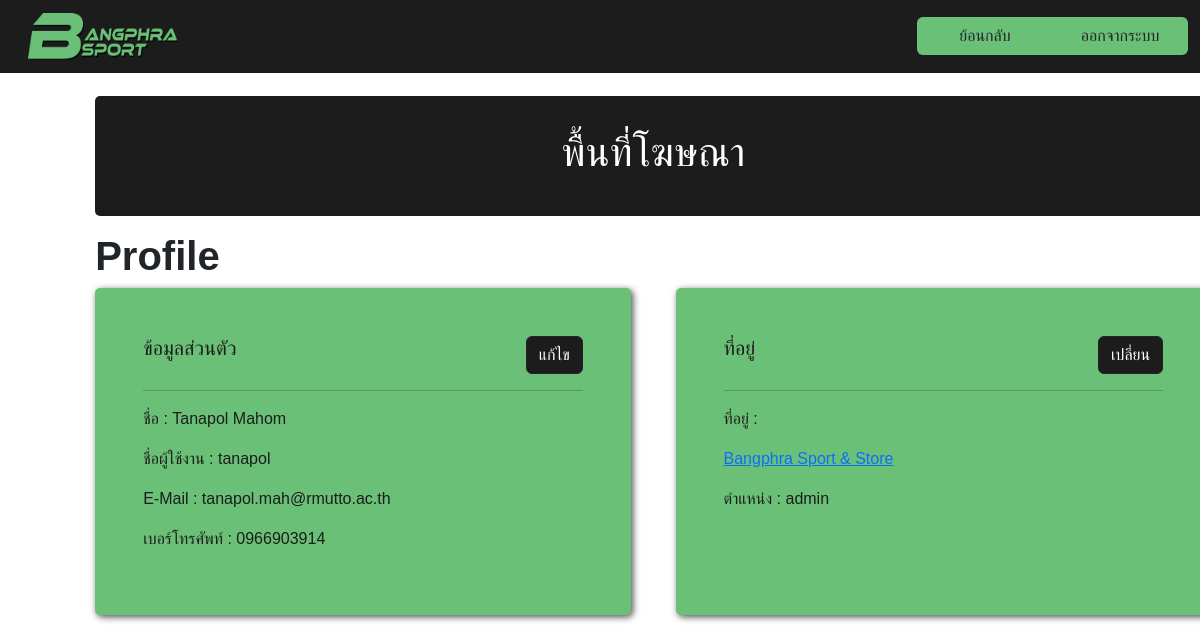
Screenshot of /profile-e.php (signed in) with the database file from the repository.
### tables this page shows
CREATE TABLE `employee` (
  `id_emp` int(11) NOT NULL,
  `username` varchar(24) DEFAULT NULL,
  `password` varchar(24) DEFAULT NULL,
  `name` varchar(50) DEFAULT NULL,
  `tel` varchar(10) DEFAULT NULL,
  `email` varchar(255) DEFAULT NULL,
  `type` varchar(24) NOT NULL,
  `status` varchar(24) NOT NULL,
  `address` text NOT NULL
);

### profile-e.php (the view, shortened to what this page needs)
<?php
 require_once('connect.php');
 $username = $_SESSION['username'];
 $sql = "SELECT * FROM employee WHERE username=?";
 $stmt = $conn->prepare($sql);
 $stmt->bind_param("s", $username);
 $stmt->execute();
 $result = $stmt->get_result();
 if ($result->num_rows > 0) {
     $row = $result->fetch_assoc();
 } else {
     echo "User not found.";
 }
?>
<!DOCTYPE html>
<html lang="en">
<head>
<link href="https://cdn.jsdelivr.net/npm/bootstrap@5.3.3/dist/css/bootstrap.min.css" rel="stylesheet">
<link rel="stylesheet" href="https://cdnjs.cloudflare.com/ajax/libs/font-awesome/5.15.4/css/all.min.css">
<link rel="stylesheet" href="css/emp-pro.css">
</head>
<body>
    <nav class="navbar fixed-top">
    <div class="container-fluid">
        <?php if (!isset($_SESSION['username']) || $_SESSION['type'] === 'admin') : ?>
          <a class="navbar-brand" href="index-a.php">
        <img src="asset/BANGPHRA SPORT PNG 3.png" alt="" width="150px" height="auto">
        </a>
        <?php else: ?>
          <a class="navbar-brand" href="index-e.php">
        <img src="asset/BANGPHRA SPORT PNG 3.png" alt="" width="150px" height="auto">
        </a>
        <?php endif; ?>
        <div class="btn-group">
        <?php if (!isset($_SESSION['username']) || $_SESSION['type'] === 'admin') : ?>
            <a class="btn" href="index-a.php" type="button">ย้อนกลับ</a>
        <?php else: ?>
            <a class="btn" href="index-e.php" type="button">ย้อนกลับ</a>
        <?php endif; ?>
        <a href="logout.php" type="button" class="btn">ออกจากระบบ</a>
        </div>
    </div>
    </nav>
    <div class="container">
      <div class="box">
        <h1>พื้นที่โฆษณา</h1>
      </div>
      <h1><b> Profile </b></h1>
      <div class="container-profile">
      <div class="profile-box">
        <div class="be-box">
        <h5> ข้อมูลส่วนตัว </h5>
        <a href="emp-form-update.php?id=<?php echo $row['id_emp'] ?>" class="btn btn-dark"> แก้ไข </a>
        </div>
        <hr>
        <p> ชื่อ :  <?php echo $row["name"]; ?> </p>
        <p> ชื่อผู้ใช้งาน : <?php echo $row["username"]; ?> </p>
        <p> E-Mail : <?php echo $row["email"]; ?> </p>
        <p> เบอร์โทรศัพท์ : <?php echo $row["tel"]; ?> </p>
       </div>
       <div class="profile-box">
       <div class="be-box">
        <h5> ที่อยู่ </h5>
        <a href="emp-form-update.php?id=<?php echo $row['id_emp'] ?>" class="btn btn-dark"> เปลี่ยน </a>
        </div>
        <hr>
        <p> ที่อยู่ :
          <a href="https://www.google.com/maps/search/<?php echo urlencode($row["address"]); ?>" target="_blank">
            <p>  <?php echo $row["address"]; ?> </p>
          </a>
        </p>
        <p>ตำแหน่ง : <?php echo $row["type"]; ?></p>
       </div>
       </div>
    </div>
</body>
</html>

### css/emp-pro.css (style rules this page uses)
body { font-family: Arial, Helvetica, sans-serif; }
.navbar { background-color: #1c1c1c; color: #FFFFFF; }
.navbar-brand { margin-left: 1rem; }
.navbar .btn-group { background-color: #6ac077; border: none; text-align: center; align-items: center; }
.btn-group .btn { width: 8.5rem; height: auto; }
.container { margin: 5.2rem; display: block; justify-content: center; }
.container-profile { display: flex; justify-content: space-between; }
.profile-box { display: block; background-color: #6ac077; padding: 3rem; border-radius: 5px; box-shadow: 2px 2px 7px rgba(0, 0, 0, 0.7); border-collapse: collapse; width: 48%; color: #1c1c1c; }

### rows the page displays
employee: name "Tanapol Mahom", username "tanapol", email "tanapol.mah@rmutto.ac.th", tel "0966903914", address "Bangphra Sport & Store", type "admin"
